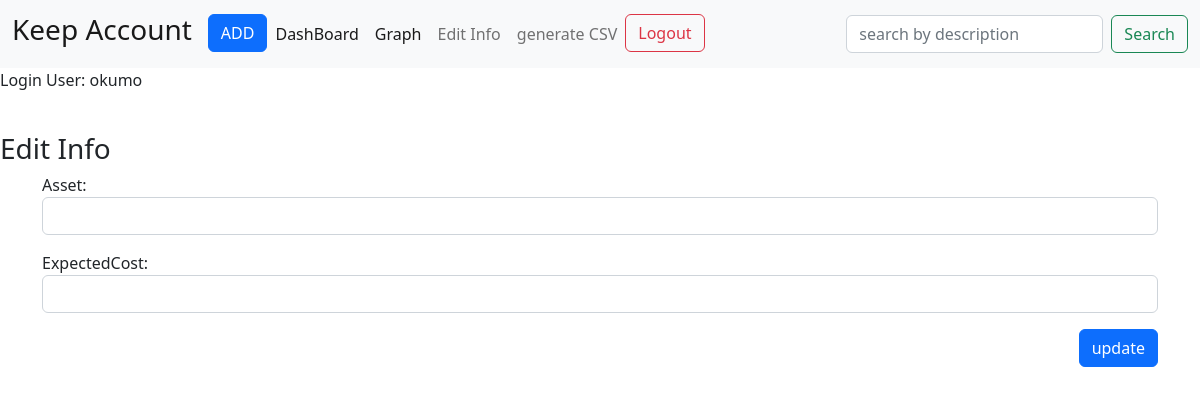
The page /keepAccount/asset (signed in) on the database as committed earlier.
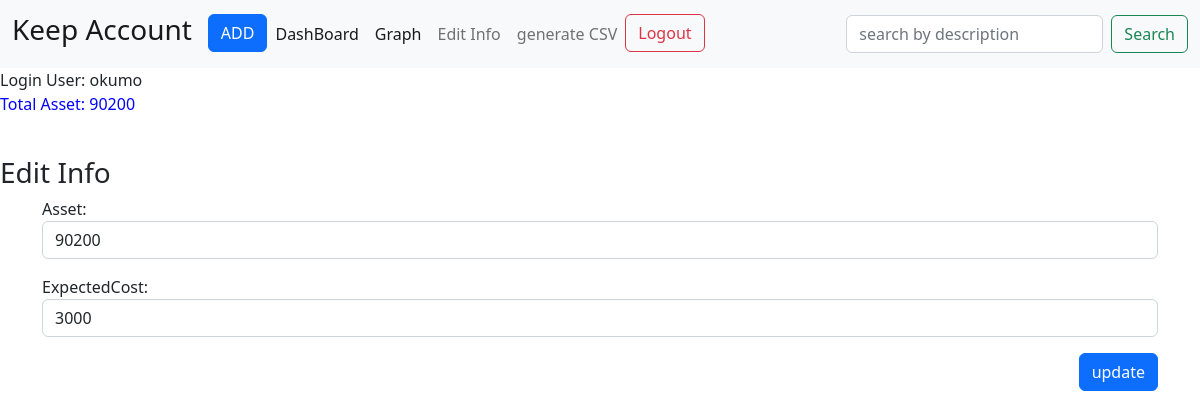
The same page on the database as committed later.
### keepAccount/models.py (models this page shows, shortened)
class assets(models.Model):
    user=models.OneToOneField(User,blank=True,null=True, on_delete=models.CASCADE)
    asset=models.IntegerField(blank=True)
    expectedCost=models.IntegerField(blank=True)

### keepAccount/views.py (the view)
# urls.py: path('asset',views.asset,name='asset')
def asset(request):
    if request.method=="POST":
        if assets.objects.filter(user=request.user).exists():
            item=assets.objects.get(user=request.user)
            form=assetForm(request.POST or None, instance=item)
            if form.is_valid():
                    add=form.save(commit=False)
                    add.user=request.user
                    add.save()
                    return HttpResponseRedirect(reverse('index'))
        else:
            form=assetForm(request.POST)
            if form.is_valid():
                    add=form.save(commit=False)
                    add.user=request.user
                    add.save()
                    return HttpResponseRedirect(reverse('index'))
    else:
        if assets.objects.filter(user=request.user).exists():
            item=assets.objects.get(user=request.user)
            form=assetForm(request.POST or None, instance=item)
            return render(request,'keepAccount/asset.html',{
                'editForm':editForm,
                'item':item,
                'form':form,
                'items':item.asset
            })
        else:
            return render(request,'keepAccount/asset.html',{
            'editForm':editForm,
            'form':assetForm,
            })

### keepAccount/forms.py
class assetForm(ModelForm):
    class Meta:
        model=assets
        fields=('asset','expectedCost')
    def __init__(self, *args, **kwargs):
        super(assetForm,self).__init__(*args, **kwargs)
        self.fields['asset'].widget.attrs['class']='form-control'
        self.fields['expectedCost'].widget.attrs['class']='form-control'

### keepAccount/templates/keepAccount/asset.html (shortened to what this page needs)
{% extends "keepAccount/base.html" %}
{% block body %}
<h3>Edit Info</h3>
<div class="container">
    <form action="{% url 'asset' %}" method="POST">
        {{form.as_p}}
        <div class="modal-footer">
            <input type="submit" value="update" class="btn btn-primary">
        </div>
    </form>
</div>
{% endblock %}

### keepAccount/templates/keepAccount/base.html (shortened to what this page needs)
<!DOCTYPE html>
<html lang="en">
<head>
    <link href="https://cdn.jsdelivr.net/npm/bootstrap@5.2.3/dist/css/bootstrap.min.css" rel="stylesheet"
>
</head>
<body>
    <nav class="navbar navbar-expand-lg bg-light">
        <div class="container-fluid">
            <a class="navbar-brand" href="{% url 'index' %}">
                <h3>Keep Account</h3>
            </a>
            <div class="collapse navbar-collapse" id="navbarSupportedContent">
                <ul class="navbar-nav me-auto mb-2 mb-lg-0">
                    <li class="nav-item">
                        <button type="button" class="btn btn-primary" data-bs-toggle="modal"
                            data-bs-target="#exampleModal">
                            ADD
                        </button>
                    </li>
                    <li class="nav-item">
                        <a class="nav-link active" href="{%url 'overview'%}">DashBoard</a>
                    </li>
                    <li><a class="nav-link active" href="{% url 'graph' %}">Graph</a></li>
                    <li class="nav-item">
                        <a class="nav-link" href="{% url 'asset' %}">Edit Info</a>
                    </li>
                    <li class="nav-item">
                        <a class="nav-link" href="{% url 'generateCSV' %}">generate CSV</a>
                    </li>
                    <li class="nav-item">
                        {% if user.is_authenticated %}
                        <a class="btn btn-outline-danger" href="{%url 'logout'%}">Logout</a>
                        {% else %}
                        <a class="btn btn-outline-danger" href="{%url 'login'%}">Log In Here</a>
                        {% endif %}
                    </li>
                </ul>
                <form class="d-flex" role="search" action="{% url 'search'%}" method="POST">
                    <input class="form-control me-2" type="search" placeholder="search by description"
                        aria-label="Search" name="searched">
                    <button class="btn btn-outline-success" type="submit">Search</button>
                </form>
            </div>
        </div>
    </nav>
    Login User: {{user}}
    <br>
    <p style="color: blue;">
        {% if items %}
        Total Asset: {{items}}
        {% endif %}
    </p>
    <br>
    {% block body %}
    {% endblock %}
</body>
</html>

Rows that differ between the two databases and show on the page:
added assets: asset "90200", expectedCost "3000"
Other text that changed with them:
{{ items }}: (not shown) → "90200"
text now shown: "Total Asset:"
